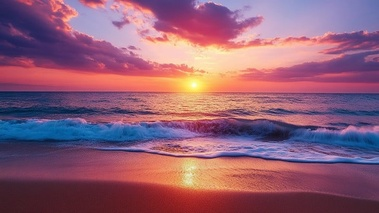
#> input picture Lab2_Image-Enhancement/img/image4.jpg, 379 x 213 px, shrunk from 728 x 408 before the run
$ jupyter execute Lab2_2_Image-Enhancement-with-Statistical-Operation.ipynb
#> lines starting #> are read from the running program, lines starting #| are printed output that depends on the picture
# **Lab2.2 : Image Enhancement with Statistical Operation**

In this lab, you will execute two techniques: Image Histogram Equalization and Histogram Matching. Additionally, you will explore the pixel values of the image through a histogram.

[cell 1]
import cv2
import matplotlib.pyplot as plt
import numpy as np
from mpl_toolkits.axes_grid1 import ImageGrid

## **Histogram Equalization**
Read an image using OpenCV (Use your own image).

[cell 2]
### START CODE HERE ###
img = cv2.imread('./img/image4.jpg')
#> img is the input picture: shape (213, 379, 3); mean B, G, R 116.8, 94.4, 144.7
img = cv2.cvtColor(img, cv2.COLOR_BGR2RGB)  # Convert B

plt.imshow(img)
### END CODE HERE ###

Complete the `plot_histogram()` function below. This function returns the histogram of an image's pixel values, using `cv2.calcHist()`.

[cell 3]
### START CODE HERE ###
def plot_histogram(image):

    hists = []

    for i in range(3):  # Loop through each channel (R, G, B)
        hist = cv2.calcHist([image], [i], None, [256], [0, 256])
        hists.append(hist)
#> after the loop, hists = 3 items

    return hists
### END CODE HERE ###

Display the output like the reference image below using subplot, where the first plot is the image and the second plot is the histogram of each channel.

<details>

<summary>
<font size="3" color="orange">
<b>Expected output</b>
</font>
</summary>

- The output should resemble this, but not be identical

</details>

[cell 4]
### START CODE HERE ###

fig, ax = plt.subplots(1, 2, figsize=(12, 5))
hists = plot_histogram(img)
#> hists = 3 items

ax[0].imshow(img)
ax[0].axis('off')
ax[0].set_title('Original Image')

colors = ['r', 'g', 'b']
labels = ['Red', 'Green', 'Blue']
for hist, color, label in zip(hists, colors, labels):
    ax[1].plot(hist, color=color, label=label)
#> this loop made 3 passes
#> (color, label) on passes 1 to 3: ('r', 'Red'), ('g', 'Green'), ('b', 'Blue')

# ax[1].set_xlim([0, 256])
ax[1].set_title('Original RGB Histogram')
ax[1].legend()

plt.tight_layout()
plt.show()
#> figure, not shown here; panel 2: curve peaks at x = 255, y = 868; panel 2: curve peaks at x = 29, y = 1041; panel 2: curve peaks at x = 100, y = 1134

### END CODE HERE ###

Now let's equalize the histogram of all channel using `cv2.equalizeHistogram()`<br/>
Display the output like the reference image below using subplot, where the first plot is the image and the second plot is the histogram of each channel that that has been equalized.

<details>

<summary>
<font size="3" color="orange">
<b>Expected output</b>
</font>
</summary>

- The output should resemble this, but not be identical

</details>

[cell 5]
### START CODE HERE ###

r, g, b = cv2.split(img)
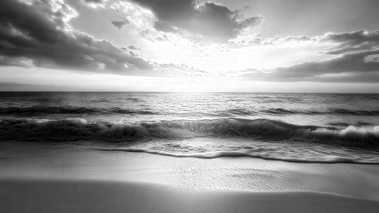
#> r: shape (213, 379); min 0, max 255, mean 144.7
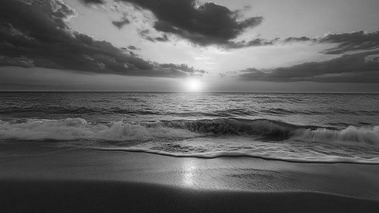
#> g: shape (213, 379); min 15, max 255, mean 94.4
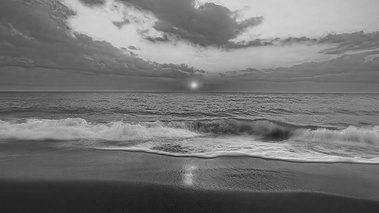
#> b: shape (213, 379); min 27, max 236, mean 116.8

r_eq = cv2.equalizeHist(r)
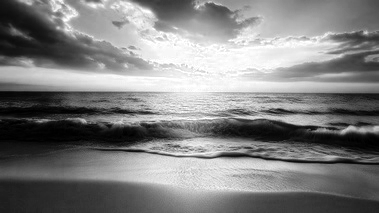
#> r_eq: shape (213, 379); min 0, max 255, mean 128
g_eq = cv2.equalizeHist(g)
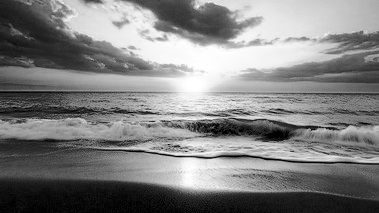
#> g_eq: shape (213, 379); min 0, max 255, mean 128.3
b_eq = cv2.equalizeHist(b)
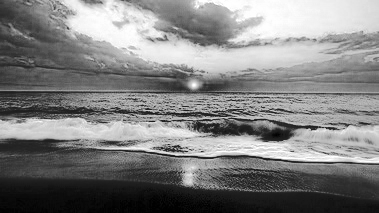
#> b_eq: shape (213, 379); min 0, max 255, mean 128.5
img_eq = cv2.merge((r_eq, g_eq, b_eq))
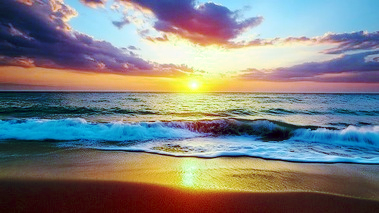
#> img_eq: shape (213, 379, 3); mean R, G, B 128, 128.3, 128.5

fig, ax = plt.subplots(1, 2, figsize=(12, 5))
ax[0].imshow(img_eq)
ax[0].axis('off')
ax[0].set_title('Equalized Image')

hists_eq = plot_histogram(img_eq)
#> hists_eq = 3 items
# colors = ['r', 'g', 'b']
# labels = ['Red', 'Green', 'Blue']
for hist, color, label in zip(hists_eq, colors, labels):
    ax[1].plot(hist, color=color, label=label)

# ax[1].set_xlim([0, 256])
ax[1].set_title('Original RGB Histogram')
ax[1].legend()

plt.tight_layout()
plt.show()
#> figure, not shown here; panel 2: curve peaks at x = 255, y = 868; panel 2: curve peaks at x = 10, y = 1041; panel 2: curve peaks at x = 97, y = 1134


### END CODE HERE ###

## **Image Histogram Matching**
Read 2 images using OpenCV. Use your own images. One image will be the input image and the other will be the template image.

[cell 6]
### START CODE HERE ###


img1 = cv2.imread('./img/image3.jpg')
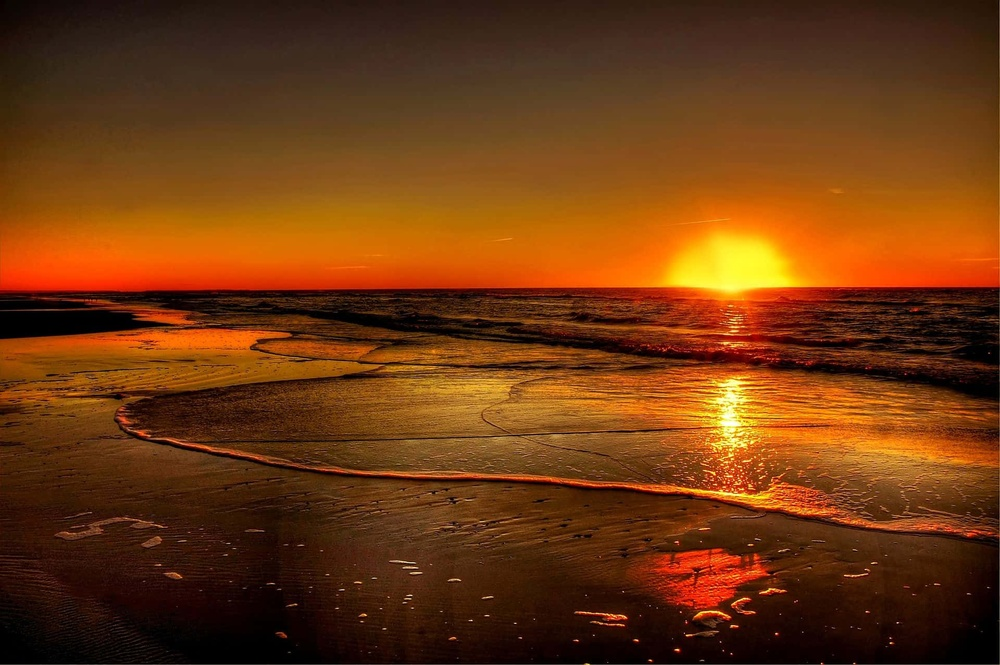
#> input picture Lab2_Image-Enhancement/img/image3.jpg, 1000 x 665 px, shrunk from 1920 x 1276 before the run
#> img1 is the input picture: shape (665, 1000, 3); mean B, G, R 16.4, 56.4, 109.3
img1 = cv2.cvtColor(img1, cv2.COLOR_BGR2RGB)

img2 = cv2.imread('./img/image4.jpg')
img2 = cv2.cvtColor(img2, cv2.COLOR_BGR2RGB)


### END CODE HERE ###

Let's explore 2 images. Use suplot to plot :
- An image
- PDF(Probability Density Function) of each channel
- CDF(Cumulative Distribution Function) of each channel

<details>

<summary>
<font size="3" color="orange">
<b>Expected output</b>
</font>
</summary>

- The output should resemble this, but not be identical

</details>

[cell 7]
### START CODE HERE ###

images = [img1, img2]
fig, ax = plt.subplots(2, 3, figsize=(15, 10))

for i, img in enumerate(images):
    ax[i, 0].imshow(img)
    ax[i, 0].axis('off')
    ax[i, 0].set_title(f'Image {i + 1}')
#> this loop made 2 passes

def plot_pdf_cdf(image, pdf_ax, cdf_ax):

    for i, color in enumerate(colors):
        hist = cv2.calcHist([image], [i], None, [256], [0, 256])
        pdf = hist.flatten() / hist.sum() # Normalize to get PDF (hist / total pixels)
        cdf = np.cumsum(pdf) # CDF is the cumulative sum of PDF

        pdf_ax.plot(pdf, color=color)
        cdf_ax.plot(cdf, color=color)

# Plot PDF and CDF for both images
ax[0, 1].set_title('PDF')
ax[0, 2].set_title('CDF')
plot_pdf_cdf(img1, ax[0, 1], ax[0, 2])
plot_pdf_cdf(img2, ax[1, 1], ax[1, 2])

# [13 lines of commented-out code are left out]

plt.tight_layout()
plt.show()
#> figure, not shown here; panel 2: curve peaks at x = 255, y = 0.0124; panel 2: curve peaks at x = 0, y = 0.0307; panel 2: curve peaks at x = 0, y = 0.133; panel 3: curve peaks at x = 255, y = 1


### END CODE HERE ###

Perform Histogram matching in the cell below.
Show the result like the reference image below.

<details>

<summary>
<font size="3" color="orange">
<b>Expected output</b>
</font>
</summary>

- The output should resemble this, but not be identical

</details>

[cell 8]
def match_histograms_manual(src, ref):

    matched = np.zeros_like(src)

    for ch in range(3):  # R, G, B

        # 1. Create histogram & CDF
        src_hist, _ = np.histogram(src[:, :, ch].flatten(), 256, [0,256])
        ref_hist, _ = np.histogram(ref[:, :, ch].flatten(), 256, [0,256])

        src_cdf = np.cumsum(src_hist).astype(np.float32)
        ref_cdf = np.cumsum(ref_hist).astype(np.float32)

        src_cdf /= src_cdf[-1]
        ref_cdf /= ref_cdf[-1]

        # 2. Use np.searchsorted for map pixel
        mapping = np.searchsorted(ref_cdf, src_cdf)

        # 3. Apply mapping
        matched[:, :, ch] = mapping[src[:, :, ch]]

    return matched

[cell 9]
### START CODE HERE ###
from skimage.exposure import match_histograms

img3 = match_histograms(img1, img2, channel_axis=-1)
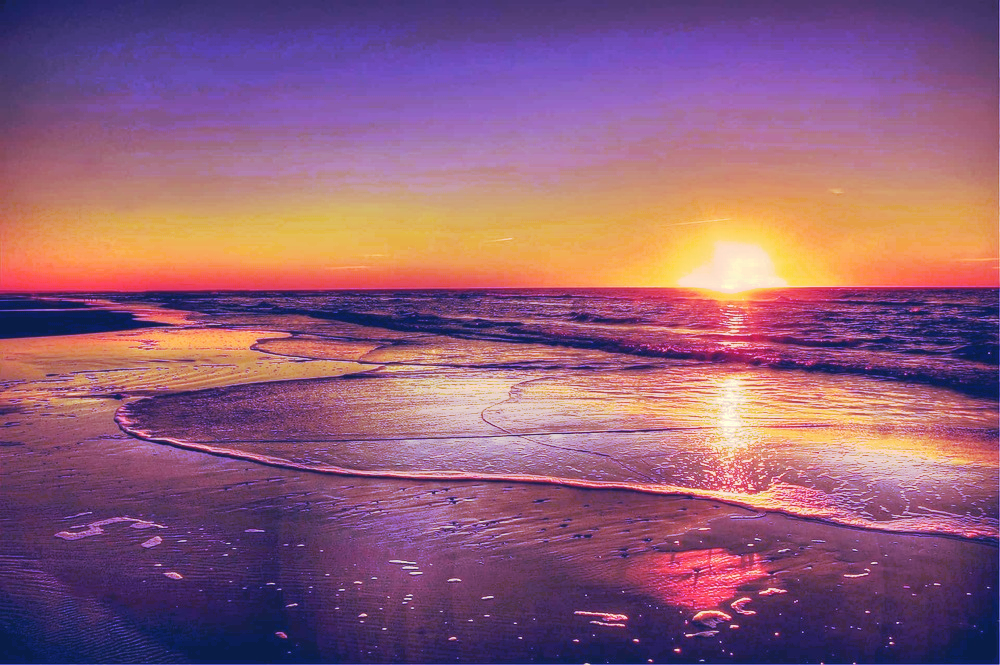
#> img3: shape (665, 1000, 3); mean R, G, B 144.3, 94.1, 120.8
images = [img1, img2, img3]
titles = ['Original', 'Template', 'Histogram Matching']
fig, ax = plt.subplots(3, 3, figsize=(15, 15))

for i, (img, title) in enumerate(zip(images, titles)):
    ax[i, 0].imshow(img)
    ax[i, 0].axis('off')
    ax[i, 0].set_title(title)
    plot_pdf_cdf(img, ax[i, 1], ax[i, 2])
#> this loop made 3 passes

# Plot PDF and CDF for both images
ax[0, 1].set_title('PDF')
ax[0, 2].set_title('CDF')


plt.tight_layout()
plt.show()
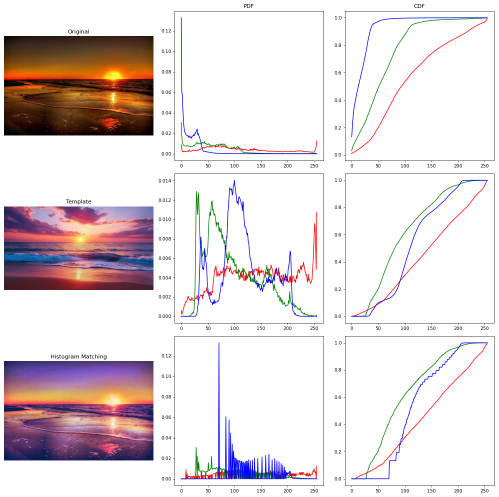
#> figure drawn by matplotlib, 9 panels; panel 2: curve peaks at x = 255, y = 0.0124; panel 2: curve peaks at x = 0, y = 0.0307; panel 2: curve peaks at x = 0, y = 0.133; panel 3: curve peaks at x = 255, y = 1

### END CODE HERE ###
